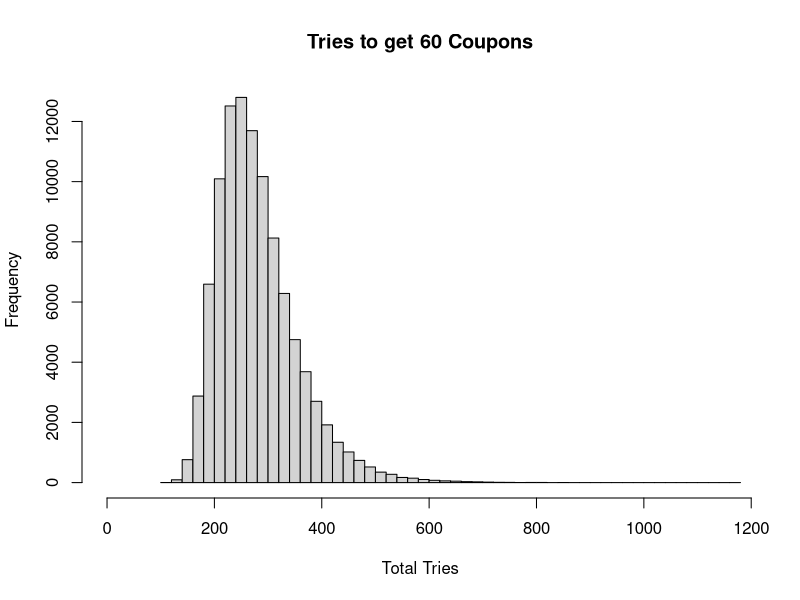

This chart was generated by the following R code:
single_sample_size <- 100000
coupons <- 60

dat <- numeric(single_sample_size * coupons)
for (i in 0:(coupons-1)) {
    df <- data.frame(rgeom(single_sample_size, (coupons-i)/coupons))
    df <- df + 1
    dat[((i*single_sample_size)+1):((i+1)*single_sample_size)] <- df$rgeom.single_sample_size...coupons...i..coupons.
}

groupnum <- rep(1:coupons, each = single_sample_size)

df <- data.frame(matrix(dat, ncol = length(unique(groupnum))))
colnames(df) <- unique(groupnum)
rownames(df) <- 1:single_sample_size
df$sum <- rowSums(df)

#print(head(df_new))
data = df[,'sum']
hist(data, breaks = coupons, xlab = 'Total Tries', ylab = 'Frequency',
     main = paste("Tries to get" , coupons, "Coupons"), xlim = c(0,range(data)[2]))
print(summary(data))
print(sum((function (x) 1/x) (1:coupons))*coupons)